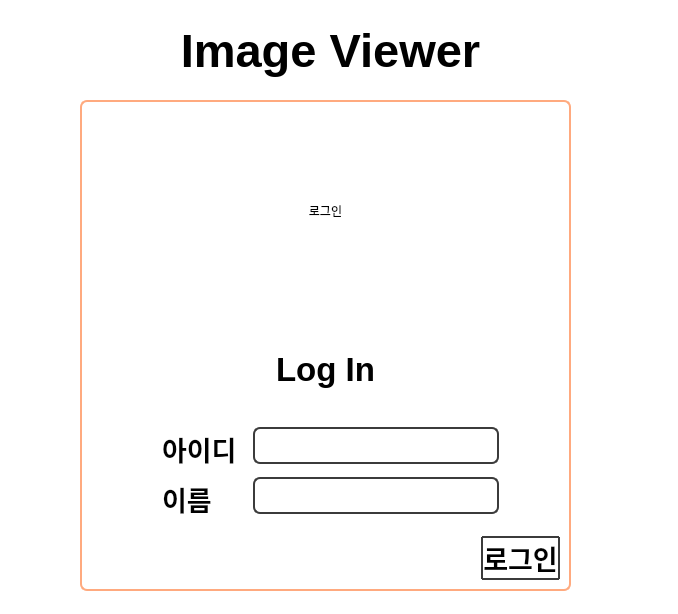
<?xml version="1.0" encoding="UTF-8"?>
<ui version="4.0">
 <class>LoginForm</class>
 <widget class="QWidget" name="LoginForm">
  <property name="geometry">
   <rect>
    <x>0</x>
    <y>0</y>
    <width>678</width>
    <height>614</height>
   </rect>
  </property>
  <property name="windowTitle">
   <string>Form</string>
  </property>
  <property name="styleSheet">
   <string notr="true">background-color: rgb(255, 255, 255);</string>
  </property>
  <widget class="QLabel" name="label">
   <property name="geometry">
    <rect>
     <x>90</x>
     <y>20</y>
     <width>481</width>
     <height>61</height>
    </rect>
   </property>
   <property name="maximumSize">
    <size>
     <width>16777215</width>
     <height>100</height>
    </size>
   </property>
   <property name="font">
    <font>
     <pointsize>35</pointsize>
     <bold>true</bold>
    </font>
   </property>
   <property name="text">
    <string>Image Viewer</string>
   </property>
   <property name="alignment">
    <set>Qt::AlignCenter</set>
   </property>
  </widget>
  <widget class="QFrame" name="frame">
   <property name="geometry">
    <rect>
     <x>80</x>
     <y>100</y>
     <width>491</width>
     <height>491</height>
    </rect>
   </property>
   <property name="styleSheet">
    <string notr="true">border: 2px solid rgba(255, 170, 127, 255);
border-radius:7px;</string>
   </property>
   <property name="frameShape">
    <enum>QFrame::Box</enum>
   </property>
   <property name="frameShadow">
    <enum>QFrame::Raised</enum>
   </property>
   <layout class="QGridLayout" name="gridLayout">
    <item row="1" column="0">
     <layout class="QHBoxLayout" name="horizontalLayout_3">
      <item>
       <spacer name="horizontalSpacer_4">
        <property name="orientation">
         <enum>Qt::Horizontal</enum>
        </property>
        <property name="sizeType">
         <enum>QSizePolicy::Expanding</enum>
        </property>
        <property name="sizeHint" stdset="0">
         <size>
          <width>40</width>
          <height>20</height>
         </size>
        </property>
       </spacer>
      </item>
      <item>
       <widget class="QLabel" name="label_4">
        <property name="font">
         <font>
          <pointsize>25</pointsize>
          <bold>true</bold>
         </font>
        </property>
        <property name="styleSheet">
         <string notr="true">border: 2px solid rgba(255, 255, 255, 255);
border-radius:7px;</string>
        </property>
        <property name="text">
         <string>Log In</string>
        </property>
        <property name="alignment">
         <set>Qt::AlignCenter</set>
        </property>
       </widget>
      </item>
      <item>
       <spacer name="horizontalSpacer_5">
        <property name="orientation">
         <enum>Qt::Horizontal</enum>
        </property>
        <property name="sizeType">
         <enum>QSizePolicy::Expanding</enum>
        </property>
        <property name="sizeHint" stdset="0">
         <size>
          <width>40</width>
          <height>20</height>
         </size>
        </property>
       </spacer>
      </item>
     </layout>
    </item>
    <item row="2" column="0">
     <layout class="QHBoxLayout" name="horizontalLayout_2">
      <item>
       <spacer name="horizontalSpacer_2">
        <property name="orientation">
         <enum>Qt::Horizontal</enum>
        </property>
        <property name="sizeHint" stdset="0">
         <size>
          <width>40</width>
          <height>5</height>
         </size>
        </property>
       </spacer>
      </item>
      <item>
       <layout class="QFormLayout" name="formLayout">
        <item row="0" column="0">
         <widget class="QLabel" name="label_2">
          <property name="font">
           <font>
            <pointsize>20</pointsize>
            <bold>true</bold>
           </font>
          </property>
          <property name="styleSheet">
           <string notr="true">border: 2px solid rgba(255, 255, 255, 255);
border-radius:7px;</string>
          </property>
          <property name="text">
           <string>아이디</string>
          </property>
          <property name="buddy">
           <cstring>DoctorID</cstring>
          </property>
         </widget>
        </item>
        <item row="0" column="1">
         <widget class="QLineEdit" name="DoctorID">
          <property name="font">
           <font>
            <pointsize>20</pointsize>
           </font>
          </property>
          <property name="styleSheet">
           <string notr="true">border: 2px solid rgb(59, 59, 59);
border-radius:7px;</string>
          </property>
         </widget>
        </item>
        <item row="1" column="0">
         <widget class="QLabel" name="label_3">
          <property name="font">
           <font>
            <pointsize>20</pointsize>
            <bold>true</bold>
           </font>
          </property>
          <property name="styleSheet">
           <string notr="true">border: 2px solid rgba(255, 255, 255, 255);
border-radius:7px;</string>
          </property>
          <property name="text">
           <string>이름</string>
          </property>
          <property name="buddy">
           <cstring>DoctorName</cstring>
          </property>
         </widget>
        </item>
        <item row="1" column="1">
         <widget class="QLineEdit" name="DoctorName">
          <property name="font">
           <font>
            <pointsize>20</pointsize>
           </font>
          </property>
          <property name="styleSheet">
           <string notr="true">border: 2px solid rgb(59, 59, 59);
border-radius:7px;</string>
          </property>
         </widget>
        </item>
       </layout>
      </item>
      <item>
       <spacer name="horizontalSpacer_3">
        <property name="orientation">
         <enum>Qt::Horizontal</enum>
        </property>
        <property name="sizeHint" stdset="0">
         <size>
          <width>40</width>
          <height>5</height>
         </size>
        </property>
       </spacer>
      </item>
     </layout>
    </item>
    <item row="3" column="0">
     <layout class="QHBoxLayout" name="horizontalLayout">
      <item>
       <spacer name="horizontalSpacer">
        <property name="orientation">
         <enum>Qt::Horizontal</enum>
        </property>
        <property name="sizeType">
         <enum>QSizePolicy::Expanding</enum>
        </property>
        <property name="sizeHint" stdset="0">
         <size>
          <width>20</width>
          <height>5</height>
         </size>
        </property>
       </spacer>
      </item>
      <item>
       <widget class="QPushButton" name="LogIn">
        <property name="font">
         <font>
          <pointsize>20</pointsize>
          <bold>true</bold>
         </font>
        </property>
        <property name="styleSheet">
         <string notr="true">border: 2px solid rgb(59, 59, 59);
border-radius:1px;</string>
        </property>
        <property name="text">
         <string>로그인</string>
        </property>
        <property name="iconSize">
         <size>
          <width>14</width>
          <height>14</height>
         </size>
        </property>
        <property name="shortcut">
         <string>Return</string>
        </property>
       </widget>
      </item>
     </layout>
    </item>
    <item row="0" column="0">
     <widget class="QLabel" name="Icon">
      <property name="minimumSize">
       <size>
        <width>200</width>
        <height>200</height>
       </size>
      </property>
      <property name="maximumSize">
       <size>
        <width>16777215</width>
        <height>16777215</height>
       </size>
      </property>
      <property name="styleSheet">
       <string notr="true">border: 2px solid rgba(255, 255, 255, 255);
border-radius:7px;</string>
      </property>
      <property name="text">
       <string>로그인</string>
      </property>
      <property name="alignment">
       <set>Qt::AlignCenter</set>
      </property>
     </widget>
    </item>
   </layout>
  </widget>
 </widget>
 <resources/>
 <connections/>
</ui>
